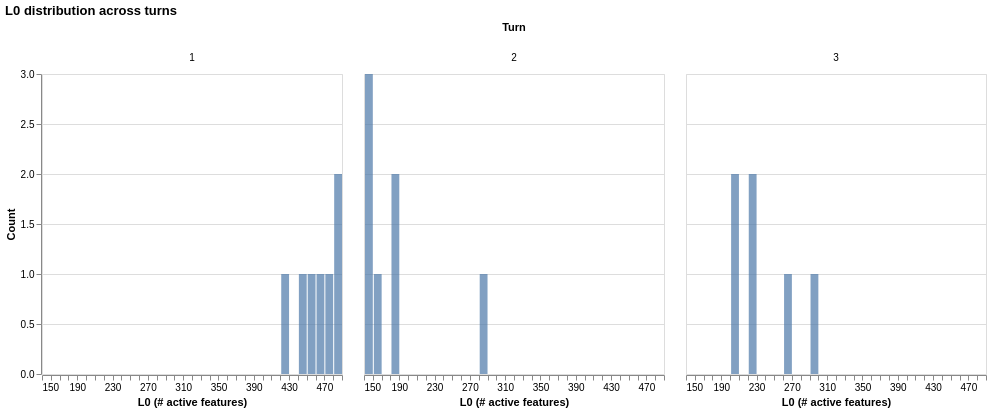

Here is the notebook cell this chart was saved with:
### Code cell
plot_l0(instances_stats['all'])

### Figure 1 — Vega-Lite specification as saved in the notebook (floating-point values rounded to 4 significant figures)
{"config": {"view": {"continuousWidth": 300, "continuousHeight": 300}}, "data": {"name": "data-064e3013fc67126fcc5bded1d3a91a2b"}, "facet": {"column": {"field": "turn", "title": "Turn", "type": "nominal"}}, "spec": {"mark": {"type": "bar", "opacity": 0.7}, "encoding": {"tooltip": [{"aggregate": "count", "title": "Count", "type": "quantitative"}], "x": {"bin": {"maxbins": 40}, "field": "l0", "title": "L0 (# active features)", "type": "quantitative"}, "y": {"aggregate": "count", "title": "Count", "type": "quantitative"}}}, "resolve": {"scale": {"y": "shared"}}, "title": "L0 distribution across turns", "$schema": "https://vega.github.io/schema/vega-lite/v6.1.0.json", "datasets": {"data-064e3013fc67126fcc5bded1d3a91a2b": [{"turn": "1", "l0": 471.0}, {"turn": "1", "l0": 424.0}, {"turn": "1", "l0": 482.0}, {"turn": "1", "l0": 468.0}, {"turn": "1", "l0": 485.0}, {"turn": "1", "l0": 444.0}, {"turn": "1", "l0": 454.0}, {"turn": "2", "l0": 156.0}, {"turn": "2", "l0": 188.0}, {"turn": "2", "l0": 151.0}, {"turn": "2", "l0": 187.0}, {"turn": "2", "l0": 283.0}, {"turn": "2", "l0": 150.0}, {"turn": "2", "l0": 169.0}, {"turn": "3", "l0": 207.0}, {"turn": "3", "l0": 224.0}, {"turn": "3", "l0": 202.0}, {"turn": "3", "l0": 269.0}, {"turn": "3", "l0": 229.0}, {"turn": "3", "l0": 293.0}]}}
